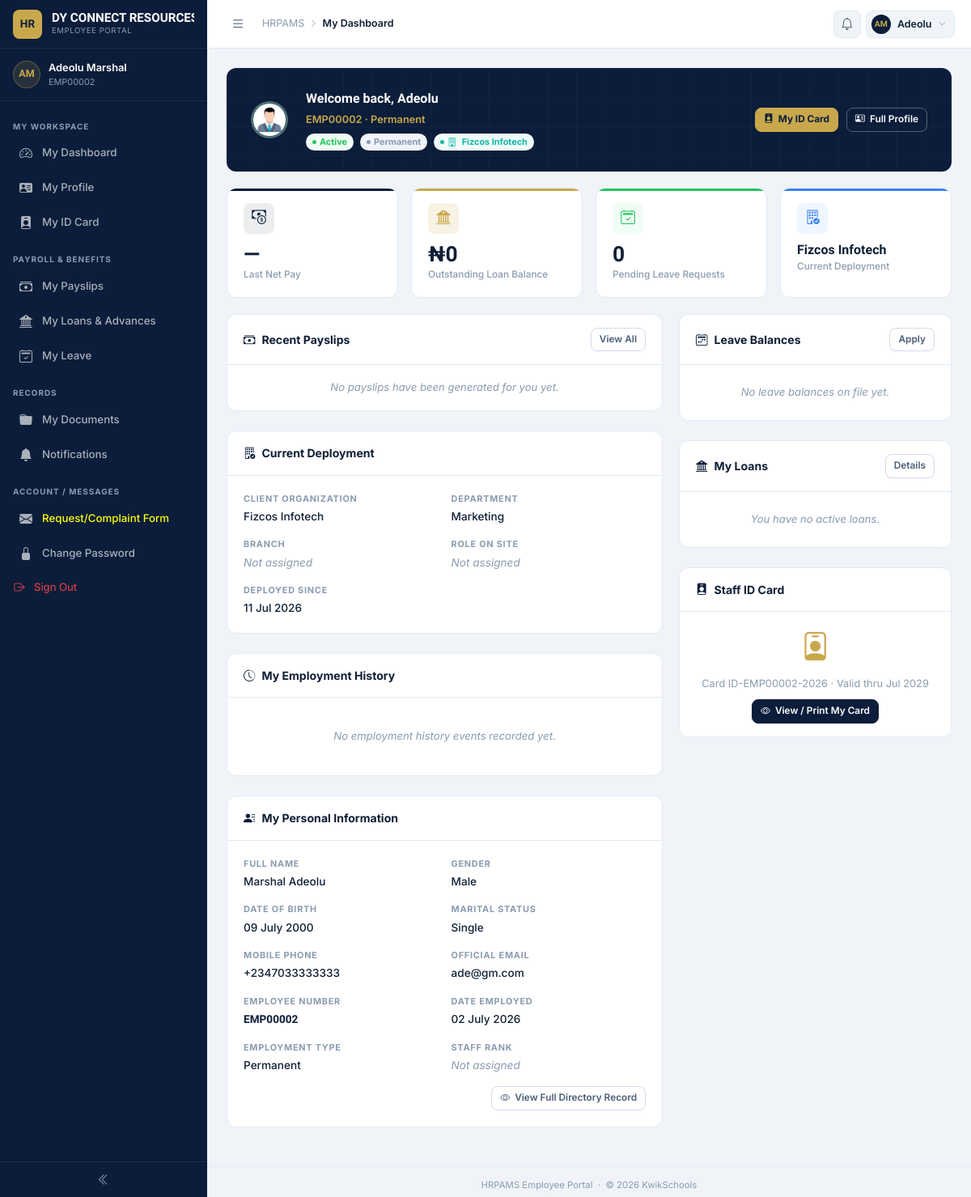
The page /staff/ (signed in) on the database as committed earlier.
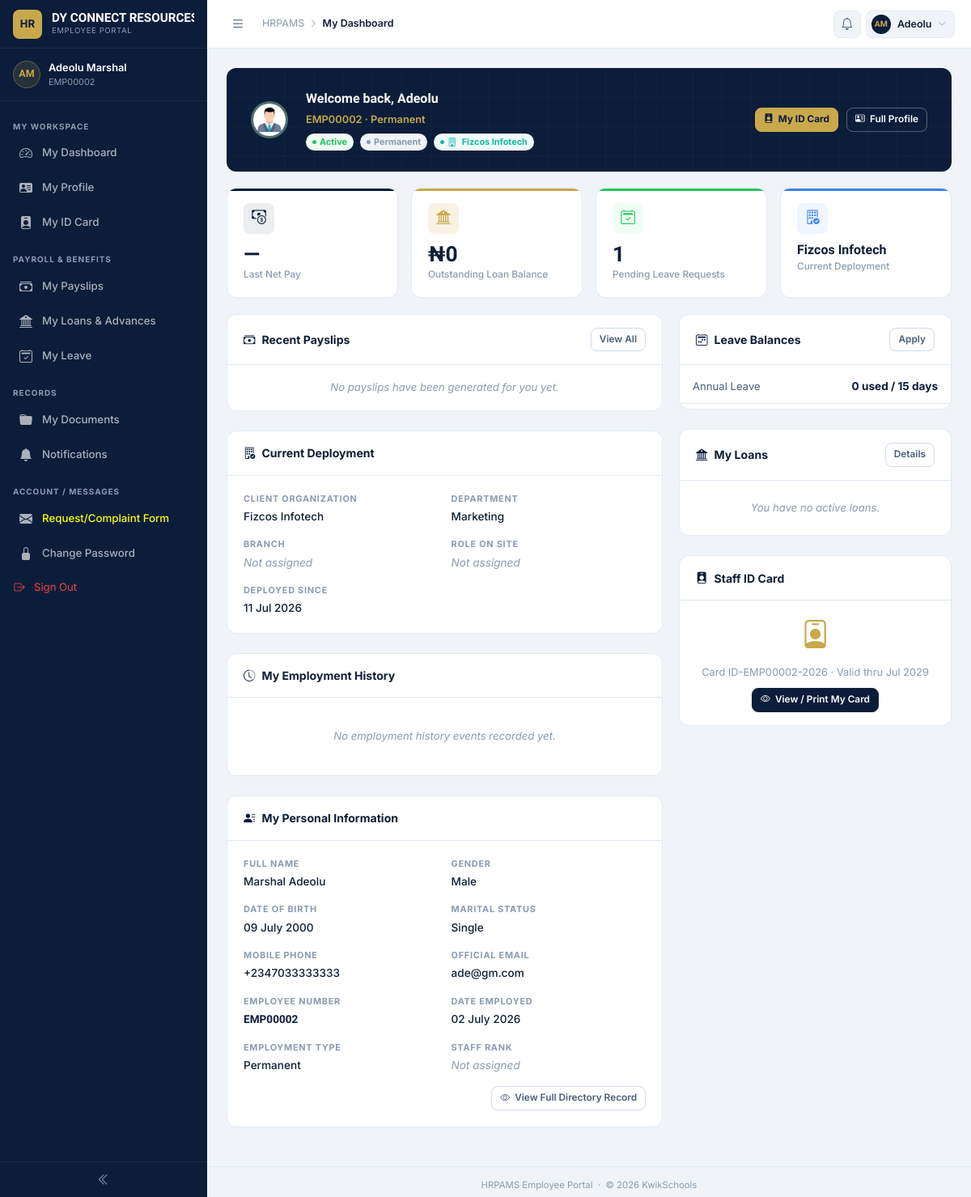
The same page on the database as committed later.
### leave/models.py (models this page shows, shortened)
class LeaveBalance(models.Model):
    staff = models.ForeignKey(Staff, on_delete=models.CASCADE, related_name="leave_balances")
    leave_type = models.ForeignKey(LeaveType, on_delete=models.PROTECT, related_name="balances")
    year = models.PositiveSmallIntegerField(default=timezone.now().year)
    entitled_days = models.PositiveSmallIntegerField(default=0)
    used_days = models.PositiveSmallIntegerField(default=0)
    created_at = models.DateTimeField(auto_now_add=True)
    updated_at = models.DateTimeField(auto_now=True)
    class Meta:
        unique_together = ("staff", "leave_type", "year")
        ordering = ["leave_type__name"]
        verbose_name = "Leave Balance"
        verbose_name_plural = "Leave Balances"

class LeaveType(models.Model):
    name = models.CharField(max_length=60, unique=True)
    code = models.SlugField(max_length=20, unique=True, help_text="Short code, e.g. 'annual', 'sick'.")
    default_entitlement_days = models.PositiveSmallIntegerField(
        default=0,
        help_text="Days a staff member is entitled to per year for this leave type. "
                   "0 means untracked/unlimited (e.g. Compassionate Leave).",
    )
    requires_note = models.BooleanField(
        default=False,
        help_text="e.g. a medical note for Sick Leave — enforced at the UI level, not the DB level.",
    )
    is_active = models.BooleanField(default=True)
    created_at = models.DateTimeField(auto_now_add=True)
    updated_at = models.DateTimeField(auto_now=True)
    class Meta:
        ordering = ["name"]
        verbose_name = "Leave Type"
    def __str__(self) -> str:
        return self.name

### dashboard/views.py (the view, shortened to what this page needs)
# urls.py: path('staff/', DashboardHomeView.as_view(), name="staff-home"),
class DashboardHomeView(LoginRequiredMixin, View):
    def get(self, request, *args, **kwargs):
        if request.user.is_superuser or request.user.is_staff:
            return self._render_admin_dashboard(request)
        return self._render_employee_dashboard(request)
    def _render_employee_dashboard(self, request):
        try:
            staff = request.user.staff_profile
        except ObjectDoesNotExist:
            raise PermissionDenied(
                "Your account is not linked to a staff profile. "
                "Please contact HR to have your access configured."
            )
        ctx = build_employee_dashboard_context(staff)
        ctx.update(
            {
                "page_title": "My Dashboard",
                "page_subtitle": f"Welcome back, {staff.user.first_name}.",
                "breadcrumb": "My Dashboard",
            }
        )
        return render(request, "dashboard/employee_home.html", ctx)

### dashboard/context_processors.py (called while the page is built)
def corporate_identity(request):
    try:
        identity = CorporateIdentity.get_default()
    except Exception as exc:
        logger.warning(
            "Unable to load Corporate Identity: %s",
            exc,
        )
        identity = None
    return {
        "corporate_info": identity,
    }

### dashboard/models.py (called while the page is built)
    @classmethod
    def get_default(cls) -> "CorporateIdentity | None":
        return (
            cls.objects.filter(is_default=True).first()
            or cls.objects.first()
        )

### dashboard/services.py (called while the page is built)
def get_recent_payslips(staff, limit: int = 6):
    if Payslip is None:
        return []
    return list(Payslip.objects.filter(payroll__staff=staff).order_by("-generated_at")[:limit])

def get_leave_summary(staff) -> dict:
    if LeaveBalance is None:
        return {"balances": [], "pending_requests": 0}
    balances = list(LeaveBalance.objects.filter(staff=staff).order_by("leave_type"))
    pending = 0
    if LeaveRequest is not None:
        pending = LeaveRequest.objects.filter(staff=staff, status="Pending").count()
    return {"balances": balances, "pending_requests": pending}

    def as_dict(self) -> dict:
        return dict(self.__dict__)

### organization/models.py (called while the page is built)
    def __str__(self):
        return self.name

### dashboard/templates/dashboard/employee_home.html (shortened to what the changed rows need)
{% extends "dashboard/base_employee.html" %}
{% load static %}
{% block page_content %}
<div class="kpi-grid">
  <div class="kpi-card c-green">
    <div class="kpi-top">
      <div class="kpi-icon c-green"><i class="bi bi-calendar2-check"></i></div>
    </div>
    <div class="kpi-value">{{ leave_summary.pending_requests|default:0 }}</div>
    <div class="kpi-label">Pending Leave Requests</div>
  </div>
</div>
<div class="dash-grid">
  <div>
    <div class="card section-mb">
      <div style="padding:6px 0">
        {% if leave_summary.balances %}
          {% for b in leave_summary.balances %}
          <div style="display:flex;justify-content:space-between;align-items:center;padding:10px 16px;border-bottom:1px solid var(--border)">
            <span style="font-size:.82rem;color:var(--text-secondary)">{{ b.leave_type }}</span>
            <span style="font-size:.85rem;font-weight:700;color:var(--navy)">
              {{ b.used_days }} used / {{ b.entitled_days }} days
            </span>
          </div>
          {% endfor %}
        {% else %}
          <div class="empty-hint">No leave balances on file yet.</div>
        {% endif %}
      </div>
    </div>
  </div>
</div>
{% endblock %}

Rows that differ between the two databases and show on the page:
added LeaveBalance: leave_type "Annual Leave", used_days "0", entitled_days "15"
Other text that changed with them:
{{ leave_summary.pending_requests|default:0 }}: "0" → "1"
text no longer shown: "No leave balances on file yet."
